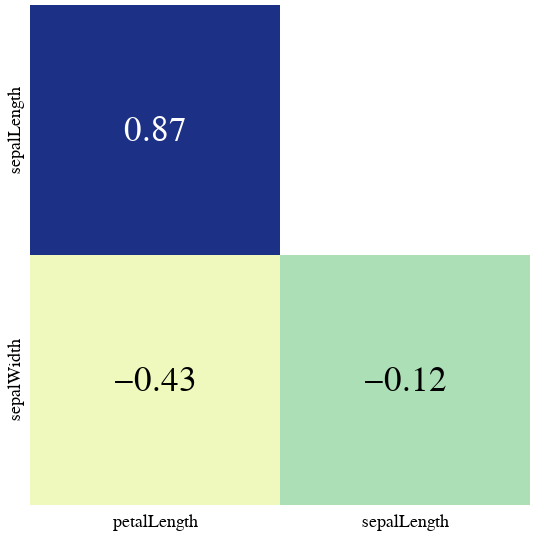

The notebook cell saved with this chart:
### Code cell
import deneb as den
from vega_datasets import data

df = data.iris()

den.set_style(font_size=18, font_family="Helvetica Neue")

chart = den.correlation_matrix(
    df, 
    metrics=["sepalLength", "sepalWidth", "petalLength"], 
    font_size=35, 
    width=500, 
    height=500)
chart

### Figure 1 — Vega-Lite specification as saved in the notebook (floating-point values rounded to 4 significant figures)
{"config": {"view": {"strokeWidth": 0, "continuousHeight": 100, "discreteHeight": 100, "continuousWidth": 100, "discreteWidth": 100}, "title": {"font": "Helvetica Neue", "titleFontSize": 18}, "axis": {"labelFont": "Helvetica Neue", "titleFont": "Helvetica Neue", "labelFontSize": 18, "titleFontSize": 18, "labelFontWeight": "normal", "titleFontWeight": "normal", "grid": false}, "header": {"labelFont": "Helvetica Neue", "titleFont": "Helvetica Neue", "labelFontSize": 18, "titleFontSize": 18, "labelFontWeight": "normal", "titleFontWeight": "normal"}, "legend": {"labelFont": "Helvetica Neue", "titleFont": "Helvetica Neue", "labelFontSize": 18, "titleFontSize": 18, "labelFontWeight": "normal", "titleFontWeight": "normal"}}, "layer": [{"mark": "rect", "encoding": {"color": {"type": "quantitative", "field": "correlation", "legend": null}, "x": {"type": "nominal", "axis": {"domainWidth": 0, "labelAngle": 0.0, "tickWidth": 0}, "field": "var1", "title": null}, "y": {"type": "nominal", "axis": {"domainWidth": 0, "labelAngle": 270.0, "tickWidth": 0}, "field": "var2", "title": null}}}, {"mark": {"type": "text", "size": 35}, "encoding": {"color": {"condition": {"value": "white", "test": "datum.correlation > 0.5"}, "value": "black"}, "text": {"type": "quantitative", "field": "correlation", "format": ".2f"}, "x": {"type": "nominal", "axis": {"domainWidth": 0, "labelAngle": 0.0, "tickWidth": 0}, "field": "var1", "title": null}, "y": {"type": "nominal", "axis": {"domainWidth": 0, "labelAngle": 270.0, "tickWidth": 0}, "field": "var2", "title": null}}}], "data": {"name": "data-81197c32c64ed742bf99a94cf2e37e76"}, "height": 500, "transform": [{"filter": "datum.var1 < datum.var2"}], "width": 500, "$schema": "https://vega.github.io/schema/vega-lite/v4.8.1.json", "datasets": {"data-81197c32c64ed742bf99a94cf2e37e76": [{"var1": "sepalLength", "var2": "sepalLength", "correlation": 1.0}, {"var1": "sepalWidth", "var2": "sepalLength", "correlation": -0.1176}, {"var1": "petalLength", "var2": "sepalLength", "correlation": 0.8718}, {"var1": "sepalLength", "var2": "sepalWidth", "correlation": -0.1176}, {"var1": "sepalWidth", "var2": "sepalWidth", "correlation": 1.0}, {"var1": "petalLength", "var2": "sepalWidth", "correlation": -0.4284}, {"var1": "sepalLength", "var2": "petalLength", "correlation": 0.8718}, {"var1": "sepalWidth", "var2": "petalLength", "correlation": -0.4284}, {"var1": "petalLength", "var2": "petalLength", "correlation": 1.0}]}}
